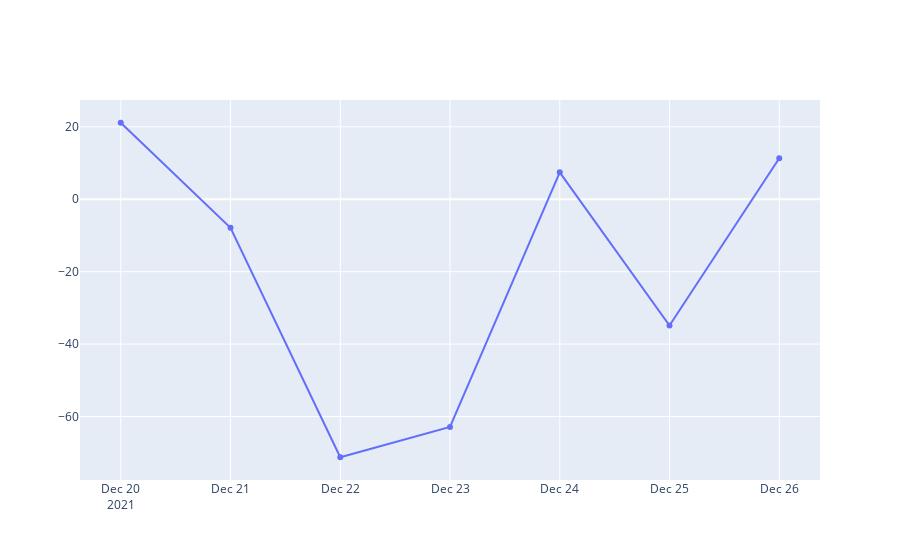

This figure's notebook cell:
### Code cell
show_time_series_only(time, test_values - y_pred_val)

### Figure 1 — Plotly figure (JSON) as saved in the notebook; plotly's stock layout.template omitted (floating-point values rounded to 4 significant figures)
{"data": [{"x": ["2021-12-20T00:00:00", "2021-12-21T00:00:00", "2021-12-22T00:00:00", "2021-12-23T00:00:00", "2021-12-24T00:00:00", "2021-12-25T00:00:00", "2021-12-26T00:00:00"], "y": [21.13, -7.862, -71.25, -62.9, 7.435, -34.88, 11.31], "type": "scatter"}], "layout": {}}
